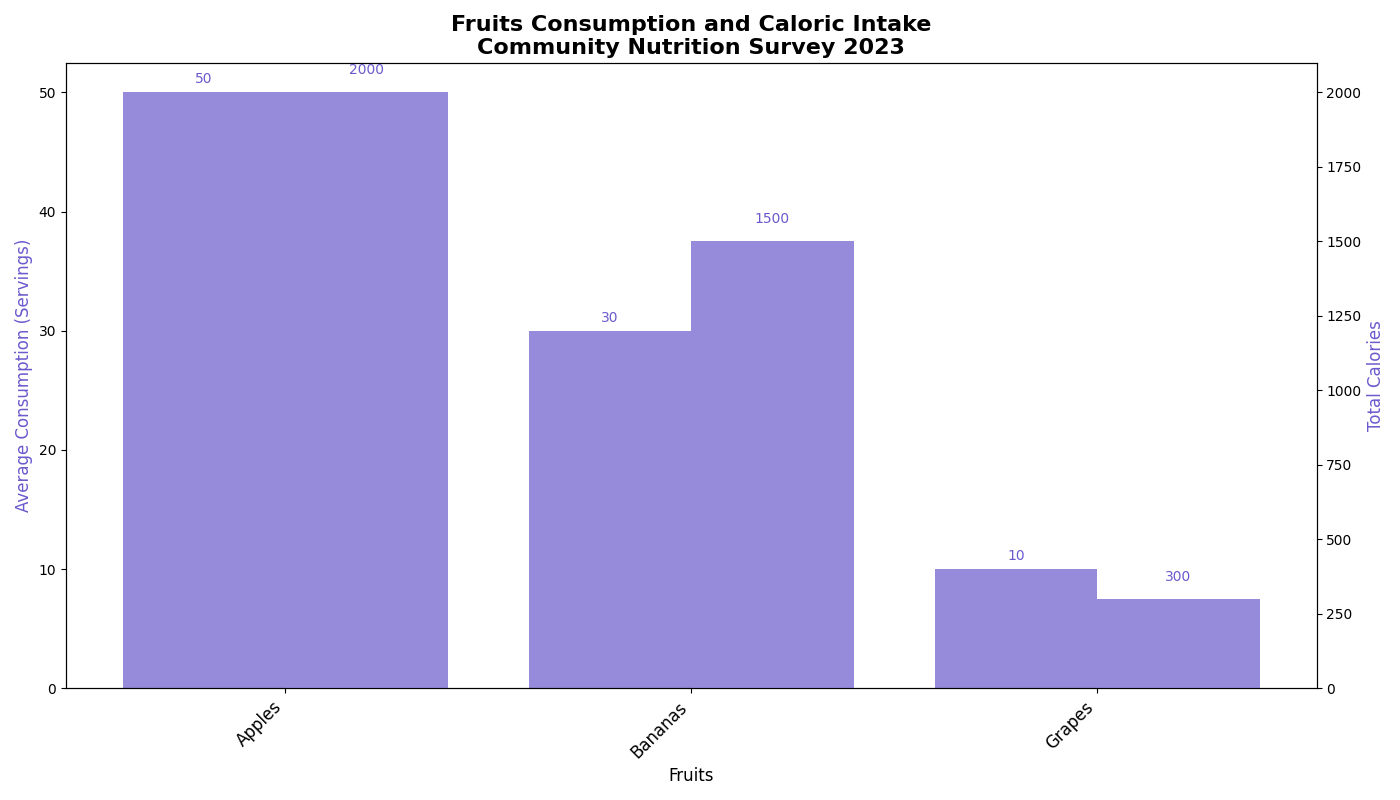

Recreate this plot in Python.
import matplotlib.pyplot as plt
import numpy as np

fruits = ['Apples', 'Bananas', 'Grapes']
consumption_data = [50, 30, 10]
calories_data = [2000, 1500, 300]

fig, ax1 = plt.subplots(figsize=(14, 8))

x_pos = np.arange(len(fruits))
bar_width = 0.4

bars1 = ax1.bar(x_pos, consumption_data, width=bar_width, color='#6A5ACD', alpha=0.7)

ax2 = ax1.twinx()
bars2 = ax2.bar(x_pos + bar_width, calories_data, width=bar_width, color='#6A5ACD', alpha=0.7)

for bar in bars1:
    yval = bar.get_height()
    ax1.text(bar.get_x() + bar.get_width()/2, yval + 0.5, int(yval), ha='center', va='bottom', fontsize=10, color='#6A5ACD')

for bar in bars2:
    yval = bar.get_height()
    ax2.text(bar.get_x() + bar.get_width()/2, yval + 50, int(yval), ha='center', va='bottom', fontsize=10, color='#6A5ACD')

plt.title('Fruits Consumption and Caloric Intake\nCommunity Nutrition Survey 2023', fontsize=16, fontweight='bold')
ax1.set_xlabel('Fruits', fontsize=12)
ax1.set_ylabel('Average Consumption (Servings)', fontsize=12, color='#6A5ACD')
ax2.set_ylabel('Total Calories', fontsize=12, color='#6A5ACD')

ax1.set_xticks(x_pos + bar_width / 2)
ax1.set_xticklabels(fruits, fontsize=12, rotation=45, ha='right')

plt.tight_layout()
plt.show()
